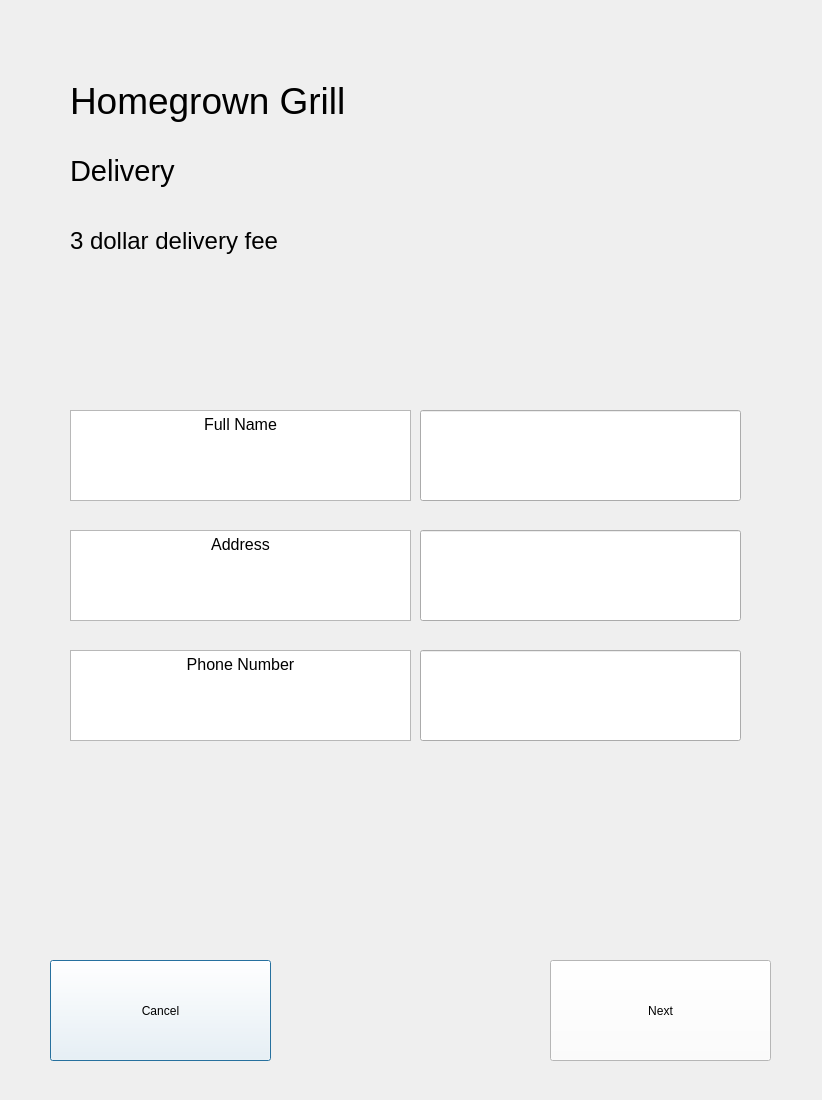
<?xml version="1.0" encoding="UTF-8"?>
<ui version="4.0">
 <class>Dialog</class>
 <widget class="QDialog" name="Dialog">
  <property name="geometry">
   <rect>
    <x>0</x>
    <y>0</y>
    <width>822</width>
    <height>1100</height>
   </rect>
  </property>
  <property name="windowTitle">
   <string>Dialog</string>
  </property>
  <widget class="QTextBrowser" name="textBrowser_5">
   <property name="geometry">
    <rect>
     <x>70</x>
     <y>410</y>
     <width>341</width>
     <height>91</height>
    </rect>
   </property>
   <property name="html">
    <string>&lt;!DOCTYPE HTML PUBLIC &quot;-//W3C//DTD HTML 4.0//EN&quot; &quot;http://www.w3.org/TR/REC-html40/strict.dtd&quot;&gt;
&lt;html&gt;&lt;head&gt;&lt;meta name=&quot;qrichtext&quot; content=&quot;1&quot; /&gt;&lt;style type=&quot;text/css&quot;&gt;
p, li { white-space: pre-wrap; }
&lt;/style&gt;&lt;/head&gt;&lt;body style=&quot; font-family:'MS Shell Dlg 2'; font-size:8pt; font-weight:400; font-style:normal;&quot;&gt;
&lt;p align=&quot;center&quot; style=&quot; margin-top:0px; margin-bottom:0px; margin-left:0px; margin-right:0px; -qt-block-indent:0; text-indent:0px;&quot;&gt;&lt;span style=&quot; font-size:12pt;&quot;&gt;Full Name&lt;/span&gt;&lt;/p&gt;&lt;/body&gt;&lt;/html&gt;</string>
   </property>
  </widget>
  <widget class="QTextBrowser" name="textBrowser_6">
   <property name="geometry">
    <rect>
     <x>70</x>
     <y>530</y>
     <width>341</width>
     <height>91</height>
    </rect>
   </property>
   <property name="html">
    <string>&lt;!DOCTYPE HTML PUBLIC &quot;-//W3C//DTD HTML 4.0//EN&quot; &quot;http://www.w3.org/TR/REC-html40/strict.dtd&quot;&gt;
&lt;html&gt;&lt;head&gt;&lt;meta name=&quot;qrichtext&quot; content=&quot;1&quot; /&gt;&lt;style type=&quot;text/css&quot;&gt;
p, li { white-space: pre-wrap; }
&lt;/style&gt;&lt;/head&gt;&lt;body style=&quot; font-family:'MS Shell Dlg 2'; font-size:8pt; font-weight:400; font-style:normal;&quot;&gt;
&lt;p align=&quot;center&quot; style=&quot; margin-top:0px; margin-bottom:0px; margin-left:0px; margin-right:0px; -qt-block-indent:0; text-indent:0px;&quot;&gt;&lt;span style=&quot; font-size:12pt;&quot;&gt;Address&lt;/span&gt;&lt;/p&gt;&lt;/body&gt;&lt;/html&gt;</string>
   </property>
  </widget>
  <widget class="QTextBrowser" name="textBrowser_7">
   <property name="geometry">
    <rect>
     <x>70</x>
     <y>650</y>
     <width>341</width>
     <height>91</height>
    </rect>
   </property>
   <property name="html">
    <string>&lt;!DOCTYPE HTML PUBLIC &quot;-//W3C//DTD HTML 4.0//EN&quot; &quot;http://www.w3.org/TR/REC-html40/strict.dtd&quot;&gt;
&lt;html&gt;&lt;head&gt;&lt;meta name=&quot;qrichtext&quot; content=&quot;1&quot; /&gt;&lt;style type=&quot;text/css&quot;&gt;
p, li { white-space: pre-wrap; }
&lt;/style&gt;&lt;/head&gt;&lt;body style=&quot; font-family:'MS Shell Dlg 2'; font-size:8pt; font-weight:400; font-style:normal;&quot;&gt;
&lt;p align=&quot;center&quot; style=&quot; margin-top:0px; margin-bottom:0px; margin-left:0px; margin-right:0px; -qt-block-indent:0; text-indent:0px;&quot;&gt;&lt;span style=&quot; font-size:12pt;&quot;&gt;Phone Number&lt;/span&gt;&lt;/p&gt;&lt;/body&gt;&lt;/html&gt;</string>
   </property>
  </widget>
  <widget class="QPushButton" name="cancelButton">
   <property name="geometry">
    <rect>
     <x>50</x>
     <y>960</y>
     <width>221</width>
     <height>101</height>
    </rect>
   </property>
   <property name="styleSheet">
    <string notr="true">QPushButton {background: white}
QPushButton {color: black}
QPushButton:hover{background:rgb(202, 202, 202)}</string>
   </property>
   <property name="text">
    <string>Cancel</string>
   </property>
  </widget>
  <widget class="QPushButton" name="nextButton">
   <property name="geometry">
    <rect>
     <x>550</x>
     <y>960</y>
     <width>221</width>
     <height>101</height>
    </rect>
   </property>
   <property name="styleSheet">
    <string notr="true">QPushButton {background: white}
QPushButton {color: black}
QPushButton:hover{background:rgb(202, 202, 202)}</string>
   </property>
   <property name="text">
    <string>Next</string>
   </property>
  </widget>
  <widget class="QLineEdit" name="Name">
   <property name="geometry">
    <rect>
     <x>420</x>
     <y>410</y>
     <width>321</width>
     <height>91</height>
    </rect>
   </property>
   <property name="font">
    <font>
     <pointsize>12</pointsize>
    </font>
   </property>
   <property name="styleSheet">
    <string notr="true">QLineEdit:hover{background:rgb(202, 202, 202)}</string>
   </property>
  </widget>
  <widget class="QLineEdit" name="Address">
   <property name="geometry">
    <rect>
     <x>420</x>
     <y>530</y>
     <width>321</width>
     <height>91</height>
    </rect>
   </property>
   <property name="font">
    <font>
     <pointsize>12</pointsize>
    </font>
   </property>
   <property name="styleSheet">
    <string notr="true">QLineEdit:hover{background:rgb(202, 202, 202)}</string>
   </property>
  </widget>
  <widget class="QLineEdit" name="Phone">
   <property name="geometry">
    <rect>
     <x>420</x>
     <y>650</y>
     <width>321</width>
     <height>91</height>
    </rect>
   </property>
   <property name="font">
    <font>
     <pointsize>12</pointsize>
    </font>
   </property>
   <property name="styleSheet">
    <string notr="true">QLineEdit:hover{background:rgb(202, 202, 202)}</string>
   </property>
  </widget>
  <widget class="QLabel" name="label">
   <property name="geometry">
    <rect>
     <x>160</x>
     <y>780</y>
     <width>511</width>
     <height>81</height>
    </rect>
   </property>
   <property name="font">
    <font>
     <pointsize>20</pointsize>
     <weight>75</weight>
     <bold>true</bold>
    </font>
   </property>
   <property name="styleSheet">
    <string notr="true">QLabel {color: red}</string>
   </property>
   <property name="text">
    <string/>
   </property>
  </widget>
  <widget class="QLabel" name="label_2">
   <property name="geometry">
    <rect>
     <x>70</x>
     <y>60</y>
     <width>411</width>
     <height>81</height>
    </rect>
   </property>
   <property name="font">
    <font>
     <pointsize>28</pointsize>
    </font>
   </property>
   <property name="text">
    <string>Homegrown Grill</string>
   </property>
  </widget>
  <widget class="QLabel" name="label_3">
   <property name="geometry">
    <rect>
     <x>70</x>
     <y>130</y>
     <width>411</width>
     <height>81</height>
    </rect>
   </property>
   <property name="font">
    <font>
     <pointsize>22</pointsize>
    </font>
   </property>
   <property name="text">
    <string>Delivery </string>
   </property>
  </widget>
  <widget class="QLabel" name="label_4">
   <property name="geometry">
    <rect>
     <x>70</x>
     <y>200</y>
     <width>411</width>
     <height>81</height>
    </rect>
   </property>
   <property name="font">
    <font>
     <pointsize>18</pointsize>
    </font>
   </property>
   <property name="text">
    <string>3 dollar delivery fee</string>
   </property>
  </widget>
 </widget>
 <resources/>
 <connections/>
</ui>
